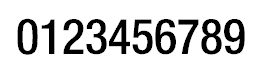
#> input picture opencv_part/newnum.jpg, 270 x 70 px
$ python -i rowEdition.py   (imports and definitions only)
#> lines starting #> are read from the running program, lines starting #| are printed output that depends on the picture; after the words box and inside, x2 and y2 are one past the last pixel; in counts of white or black regions, pixels touching at a corner belong together; long printed decimals are rounded
import cv2
import numpy as np

from . import mycvtool
from . import Match


def Test(picPath):
        #读取模板
#> called with picPath = 'newnum.jpg'
    templates=[]
    for index in range(10):
        path=r"C:\Users\scccccc\Desktop\Projectzhou\GUI\opencv_part\templates\{}".format(str(index))+".jpg"

        templates.append(cv2.imread(path,-1))
    print("tem:",len(templates))
#| tem: 10
        #读取
    #picT = cv2.imread(r'{}'.format(picPath))#('',0)读取为单通道灰度图

    picT = cv2.imread(picPath)#('',0)读取为单通道灰度图
#> picT is the input picture: shape (70, 270, 3); min 0, max 255, mean 210.9
        #滤波
    pictrb=cv2.GaussianBlur(picT,(5,5),0)
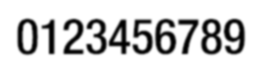
#> pictrb: shape (70, 270, 3); min 0, max 255, mean 210.9

        #转为单通道灰度图
    picTr=cv2.cvtColor(pictrb,cv2.COLOR_BGR2GRAY)

        #二值化
    retval,picTr=cv2.threshold(picTr,26,255,cv2.THRESH_BINARY_INV)#返回  阈值retval，处理后的图 picTr
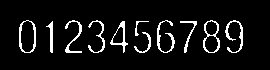
#> picTr: shape (70, 270); 7.3% white in thin lines or dots, all inside (x1, y1, x2, y2) = (19, 20, 243, 53)
    # [7 lines of commented-out code are left out]
    k=np.ones((9,9),np.uint8)
    pictrb1=cv2.dilate(picTr,k,iterations=1)
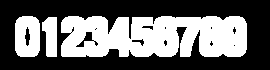
#> pictrb1: shape (70, 270); 42% white; 3 white regions

        #pictrb1=cv2.medianBlur(picTr,5)
    #cv2.imshow("22",pictrb1)
    #cv2.waitKey()

        #轮廓查找
    picTr_contours,hierarchy=cv2.findContours(pictrb1,cv2.RETR_EXTERNAL,cv2.CHAIN_APPROX_SIMPLE)#返回 轮廓contour,层级,contour是list，不是ndarray
#> picTr_contours = 3 contours; box (x1, y1, x2, y2) and area: (61, 16, 247, 57) 6458, (15, 16, 40, 57) 903, (42, 17, 57, 57) 426

        #绘制轮廓
    picT_drawcoutours=picT.copy()
    cv2.drawContours(picT_drawcoutours,picTr_contours,-1,(0,255,0),2)
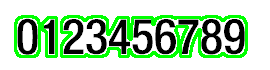
#> picT_drawcoutours: shape (70, 270, 3); 14.9% of pixels changed, all inside (x1, y1, x2, y2) = (14, 15, 248, 58)
    #mycvtool.myshow("dsds",picT_drawcoutours)

    h,w,channel=picT.shape#先h，后w,.shape先行后列
#> h = 70; w = 270; channel = 3
        #绘制最小外接矩形
    class Pattern:               #定义一个图片类
        def __init__(self,contour,ratio,flag):
            self.contour=contour
            self.ratio=ratio
            self.isNumber= flag
            self.rect=cv2.minAreaRect(self.contour)
            self.rectbox=np.uint0(cv2.boxPoints(self.rect))
            self.x,self.y,self.w,self.h=cv2.boundingRect(self.contour)


    #\按长宽比筛选数字
    patterns=[]

    for i in range(len(picTr_contours)):
        flag=False
        rect=cv2.minAreaRect(picTr_contours[i])                     #最小外接矩形
        center,size,angle=rect

        width,height=size

        print(size,width/height,height/width,width*height)
        if width*height<=1500 or width*height>=3000:
              continue
        else:
            if(height>width):           #统一长宽比
                        ratio=height/width
            else:
                        ratio=width/height
                #print(height,width,ratio)
            if((ratio>=1.5)and(ratio<=1.85)):

                        patterns.append(Pattern(picTr_contours[i],ratio,True))
            elif((ratio>=2.3)and(ratio<=2.7)):

                        patterns.append(Pattern(picTr_contours[i],ratio,True))
#> this loop made 3 passes
#> (rect, width, height) on passes 1 to 3: (((49, 36.5), (39, 14), -90), 39, 14), (((153.5, 36), (40, 185), -90), 40, 185), (((27, 36), (40, 24), -90), 40, 24)
#| (39.0, 14.0) 2.786 0.359 546.0
#| (40.0, 185.0) 0.2162 4.625 7400.0
#| (40.0, 24.0) 1.667 0.6 960.0
#> after the loop, patterns = []

    #中心距搜索算法
    ##for i in range(len(picTr_contours)):


    target=[]
    print(len(patterns))
#| 0
    for i in range(len(patterns)-4):
                if all(patterns[i+j].isNumber==True for j in range(5)):
                    target=patterns[i:i+5]
#> this loop made 0 passes

    print(len(target))
    if(len(target)!=5):
        print(len(target))
        print("对不起，未识别到有效品牌号码")
        return

    #将数字区域框出
    #最小框
    rectangles=[]
    for i in range(len(target)):
        rectangles.append(target[i].rectbox)

    merged_rect=np.vstack(rectangles)


    box0=np.uint0(cv2.boxPoints(cv2.minAreaRect(merged_rect)))
    xt,yt,wt,ht=cv2.boundingRect(merged_rect)
    testb=picT.copy()
    cv2.rectangle(testb, (xt, yt), (xt+wt, yt+ht), (0, 255, 0), 2)
    #cv2.imshow("testb",testb)
    _,(wd,hg),_=cv2.minAreaRect(merged_rect)
    boxt=np.array(box0,dtype=np.int32)   #最小框角点
    box_waiting_pers=np.float32(box0)
    testcopy=picT.copy()
    cv2.polylines(testcopy, [boxt], isClosed=True, color=(255), thickness=2)
    mycvtool.myshow("testcopy",testcopy)
    #cv2.imshow("rectsd",merged_rect_pic) """


    #首先box_waiting_pers中的x最小的点为1号点，其他点为顺时针方向顺次234，于是只要判断1号点的四种情况（0,0），(x,0),(x,y),(0,y)
    if hg>wd:
        real_wd=hg
        real_hg=wd
    else:
        real_wd=wd
        real_hg=hg
    #print(wd,hg)

    #透视摆正
    dsts=mycvtool.perspect_Adjust(picTr,box_waiting_pers,real_wd,real_hg)
    for dst in dsts:
        numbers=[]
        k2=np.ones((5,5),np.uint8)
        dstp=cv2.dilate(dst,k2)
        sec_contours,_=cv2.findContours(dstp,cv2.RETR_EXTERNAL,cv2.CHAIN_APPROX_SIMPLE)
        if(len(sec_contours)!=5):
                continue

        #把轮廓从左向右排序，依据：最小外接矩形的center的x坐标
        numberContour=[]
        for i in range(len(sec_contours)):  #5次循环
            numberRect=cv2.minAreaRect(sec_contours[i])
            numberContour.append((sec_contours[i],numberRect[0]))

        sorted_numberContour=sorted(numberContour,key=lambda x:x[1][0])#[((contour),(center_x,center_y))]

        #把排序好的轮廓放到numbers列表里
        for i in range(len(sorted_numberContour)):
            #print(sorted_numberContour[i][0],type(sorted_numberContour[i][0]))
            number=Pattern(sorted_numberContour[i][0],_,True)
            numbers.append(number)
        #匹配
        result=[]
        for number in numbers:
            #print(number.rectbox)
                roi_n=dstp[number.y:number.y+number.h,number.x:number.x+number.w]
                numberAd=cv2.resize(roi_n,(50,80))
                #mycvtool.myshow("region",numberAd)
                #simi,resultNumber,matchresult=Match.matchNumber(numberAd,templates)
                simi,resultNumber,matchresult=Match.MatchTemplates_SqD(numberAd,templates)
                #print(simi)
                #筛选翻转180度的数字
                if(simi>=25000000):
                    result.clear
                    break
                else:
                    result.append(resultNumber)

        if len(result)==5:
            #cv2.imshow("dstp",dstp)
            #print("识别为")
            res="".join(map(str,result))
            print("识别的数字是"+res) #对result里的每个元素进行str操作，并加到空字符串
            return res

        else:
             #print("未识别到有效字段")
             #print(len(result))
             continue

        #show

        cv2.waitKey()


    cv2.destroyAllWindows()


# [2 lines not run here, left out]


# [4 lines of commented-out code are left out]

""" print(wm,hm)

#从这里开始写：取target的中间那个数的contour,把图像整体旋转到正，再处理：
print(target[2].ratio)
Ad_center,_,Ad_angle=cv2.minAreaRect(target[2].contour)
print("angle:",Ad_angle)
if(Ad_angle<45):
       compensate_angle=90
else:
       compensate_angle=0
rotateMatrix=cv2.getRotationMatrix2D(Ad_center,Ad_angle+compensate_angle,1)
#rotatedPic=cv2.warpAffine(picTr.copy(),rotateMatrix,(w,h))
rotatedPic=cv2.warpAffine(merged_rect_pic,rotateMatrix,(800,800))
cv2.imshow("rotated",rotatedPic)
cv2.waitKey()
#再次查找轮廓
ro_contours,_=cv2.findContours(pictrb1,cv2.RETR_EXTERNAL,cv2.CHAIN_APPROX_SIMPLE)    """


""" picT_copy=picT.copy()                            #rect是一个包含（x,y）矩形中心坐标、(w,h)长宽尺寸，angle旋转角度的元组
    rotateMatrix=cv2.getRotationMatrix2D(center,angle,1)        #获取旋转矩阵，angle正为逆时针
    rotationAdjustedPic=cv2.warpAffine(picT_copy,rotateMatrix,(w,h))
    box=np.int0(cv2.boxPoints(rect))                            #获取矩形四个点的整数参数
    uint_box=np.int0(box)
    x1,y1,w1,h1=cv2.boundingRect(uint_box)

    roi=rotationAdjustedPic[y1:y1+h1,x1:x1+w1]
    cv2.imshow("rt",rotationAdjustedPic)
    cv2.imshow("p"+str(i),roi)
    cv2.waitKey() """


'''
    #绘制最小外接矩形
    rect0=cv2.minAreaRect(picTr_contours[2])
    box0=cv2.boxPoints(rect0)
    uint_box0=np.int0(box0)
    x0,y0=uint_box0[0]
    x1,y1=uint_box0[1]
    x2,y2=uint_box0[2]
    x3,y3=uint_box0[3]
    print(np.array(picTr_contours).shape,type(np.array(picTr_contours).shape))
    print(uint_box0)

    picT_c=picT.copy()
    former =np.float32([[x0,y0],[x1,y1],[x2,y2],[x3,y3]])
    cv2.rectangle(picT_c,(x0,y0),(x2,y2),(0,0,255),2)
    now=np.float32([[50,80],[0,80],[0,0],[50,0]])


    a1=0
    a2=0
    b1=0
    b2=0
    if(y2>y0):
        a1=y0
        a2=y2
    else:
        a1=y2
        a2=y0

    if(x2>x0):
        b1=x0
        b2=x2
    else:
        b1=x2
        b2=x0
    roi=picTr[a1:a2,b1:b2]#_,_前面要小于后面,改进,还有长宽比
    ratio=(a2-a1)/(b2-b1)#changkuanbi
    print(ratio)

    m5=cv2.getPerspectiveTransform(former,now)
    sm5=cv2.warpPerspective(picTr,m5,(50,80))

    cv2.imwrite("./testnumber5.jpg",sm5)


    cv2.imshow("dr",picT_c)
    cv2.imshow("tr",sm5)
    cv2.imshow("tt",roi)
    cv2.imwrite("./test5.jpg",cv2.rotate(roi,1))
    cv2.waitKey()

    #float 需要转化为int


    cv2.drawContours(picT_copy,[uint_box0],0,(0,0,255),2)

    cv2.imshow('picTr_contour',picT_copy)
    cv2.waitKey()
    #cv2.imshow('picTr',picTr)

    #print(picT.shape)
    '''
    #cv2.waitKey()


>>> result = Test('newnum.jpg')
